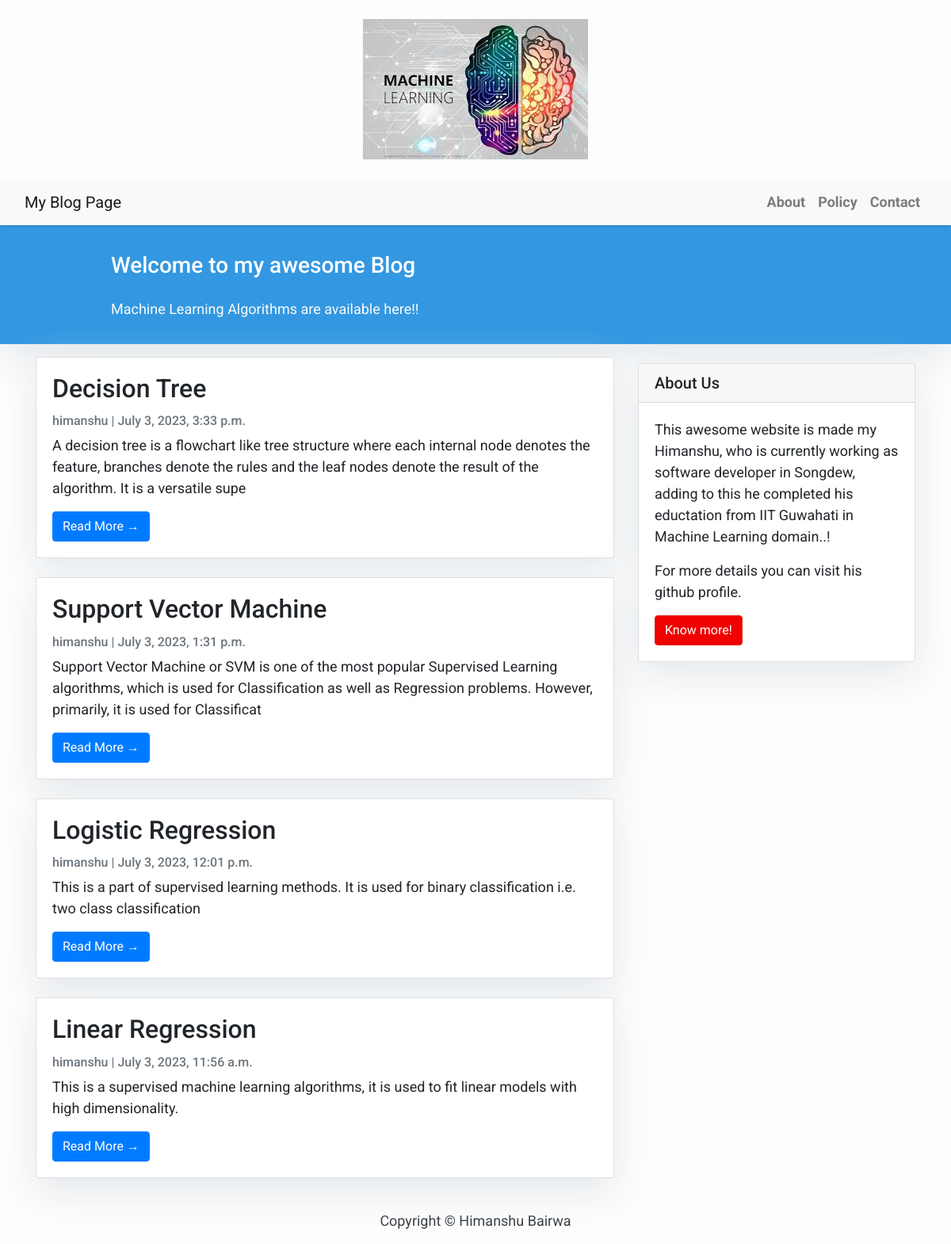
The page / on the database its author committed.
### blog/models.py (models this page shows, shortened)
class Post(models.Model):
    title       = models.CharField(max_length = 200, unique = True)
    slug        = models.SlugField(max_length = 200, unique = True)
    author      = models.ForeignKey(User,on_delete = models.CASCADE,related_name = 'blog_posts')
    updated_on  = models.DateTimeField(auto_now = True)
    content     = models.TextField()
    created_on  = models.DateTimeField(auto_now_add = True)
    status = models.IntegerField(choices = STATUS, default = 0)
    class Meta:
        ordering = ['-created_on']

### blog/views.py (the view)
# urls.py: path('', views.PostList.as_view(), name = 'home'),
class PostList(generic.ListView):
    queryset = Post.objects.filter(status=1).order_by('-created_on')
    template_name = 'index.html'

### blog/templates/index.html (shortened to what this page needs)
{% extends "base.html" %}
{% block content %}
<header class="masthead">
    <div class="container">
        <div class="row">
            <div class=" col-md-8 col-md-10 mx-auto">
                <div class="site-heading">
                    <h3 class=" site-heading my-4 mt-3 text-white"> Welcome to my awesome Blog </h3>
                    <p class="text-light">Machine Learning Algorithms are available here!!
                    </p>
                </div>
            </div>
        </div>
    </div>
</header>
<div class="container">
    <div class="row">
        <div class="col-md-8 mt-3 left">
            {% for post in post_list %}
            <div class="card mb-4">
                <div class="card-body">
                    <h2 class="card-title">{{ post.title }}</h2>
                    <p class="card-text text-muted h6">{{ post.author }} | {{ post.created_on}} </p>
                    <p class="card-text">{{post.content|slice:":200" }}</p>
                    <a href="{% url 'post_detail' post.slug  %}" class="btn btn-primary">Read More &rarr;</a>
                </div>
            </div>
            {% endfor %}
        </div>
        {% block sidebar %} {% include 'sidebar.html' %} {% endblock sidebar %}
    </div>
</div>
{%endblock%}

### blog/templates/base.html (shortened to what this page needs)
<!DOCTYPE html>
<html>
    {% load static %}
    <head>
        <link rel="stylesheet" href="https://maxcdn.bootstrapcdn.com/bootstrap/4.0.0/css/bootstrap.min.css"
 />
    </head>
    <div class="container my-4">
        <img src="{% static 'blog/image/download.jpeg' %} " alt="Cyphan logo" class="d-block mx-auto" />
    </div>
    <body>
        <nav class="navbar navbar-expand-lg navbar-light bg-light shadow" id="mainNav">
            <div class="container-fluid">
                <a class="navbar-brand" href="{% url 'home' %}">My Blog Page</a>
                <div class="collapse navbar-collapse" id="navbarResponsive">
                    <ul class="navbar-nav ml-auto">
                        <li class="nav-item text-black">
                            <a class="nav-link text-black font-weight-bold" href="#">About</a>
                        </li>
                        <li class="nav-item text-black">
                            <a class="nav-link text-black font-weight-bold" href="#">Policy</a>
                        </li>
                        <li class="nav-item text-black">
                            <a class="nav-link text-black font-weight-bold" href="#">Contact</a>
                        </li>
                    </ul>
                </div>
            </div>
        </nav>
        {% block content %}{% endblock content %}
        <footer class="py-3 bg-grey">
            <p class="m-0 text-dark text-center ">Copyright &copy; Himanshu Bairwa</p>
        </footer>
    </body>
</html>

### blog/templates/sidebar.html (shortened to what this page needs)
{% block sidebar %}
            <div class="col-md-4 float-right ">
            <div class="card my-4">
                    <h5 class="card-header">About Us</h5>
                <div class="card-body">
                    <p class="card-text"> This awesome website is made my Himanshu, who is currently working as software developer in Songdew, adding to this he completed his eductation from IIT Guwahati in Machine Learning domain..!</p>
                    <p class="card-text"> For more details you can visit his github profile.</p>
                    <a href="https://github.com/TheHimanshuBairwa"
                    class="btn btn-danger">Know more!</a>
                </div>
            </div>
            </div>
        {% endblock sidebar %}

### blog/templates/base.html (style rules this page uses)
body { font-family: "Roboto", sans-serif; font-size: 17px; background-color: #fdfdfd; }
.shadow { box-shadow: 0 4px 2px -2px rgba(0, 0, 0, 0.1); }
.btn-danger { color: #fff; background-color: #f00000; border-color: #dc281e; }
.masthead { background: #3398E1; height: auto; padding-bottom: 15px; box-shadow: 0 16px 48px #E3E7EB; padding-top: 10px; }

### blog/templates/index.html (style rules this page uses)
body { font-family: "Roboto", sans-serif; font-size: 18px; background-color: #fdfdfd; }
.card { box-shadow: 0 16px 48px #E3E7EB; }

### blog/templates/sidebar.html (style rules this page uses)
.card { box-shadow: 0 16px 48px #E3E7EB; }

### rows shown on the page
Post: title "Decision Tree", author "himanshu", created_on "July 3, 2023, 3:33 p.m.", content "A decision tree is a flowchart like tree structure where each internal node denotes the feature, branches denote the rules and the leaf nodes denote the result of the algorithm. It is a versatile supe"
Post: title "Support Vector Machine", author "himanshu", created_on "July 3, 2023, 1:31 p.m.", content "Support Vector Machine or SVM is one of the most popular Supervised Learning algorithms, which is used for Classification as well as Regression problems. However, primarily, it is used for Classificat"
Post: title "Logistic Regression", author "himanshu", created_on "July 3, 2023, 12:01 p.m.", content "This is a part of supervised learning methods. It is used for binary classification i.e. two class classification"
Post: title "Linear Regression", author "himanshu", created_on "July 3, 2023, 11:56 a.m.", content "This is a supervised machine learning algorithms, it is used to fit linear models with high dimensionality."
